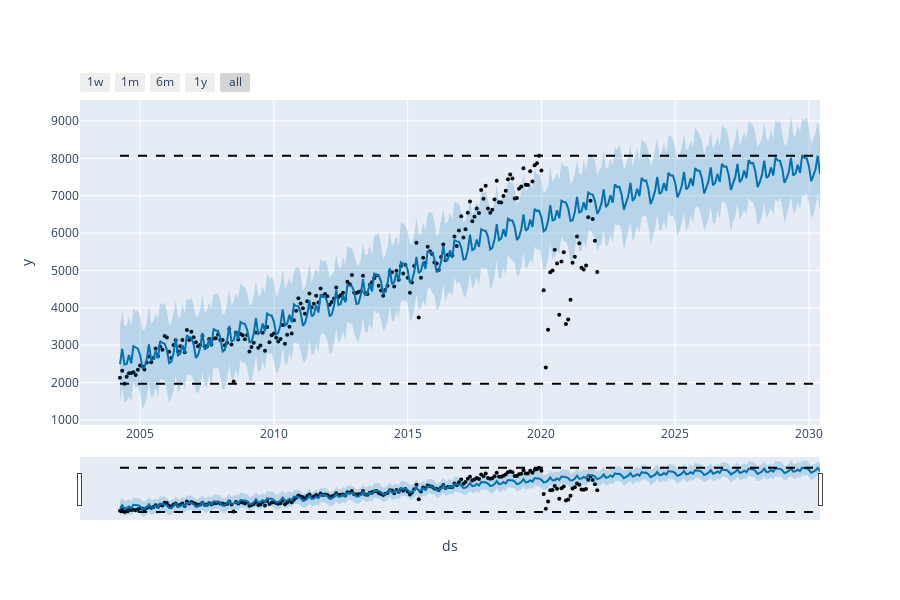
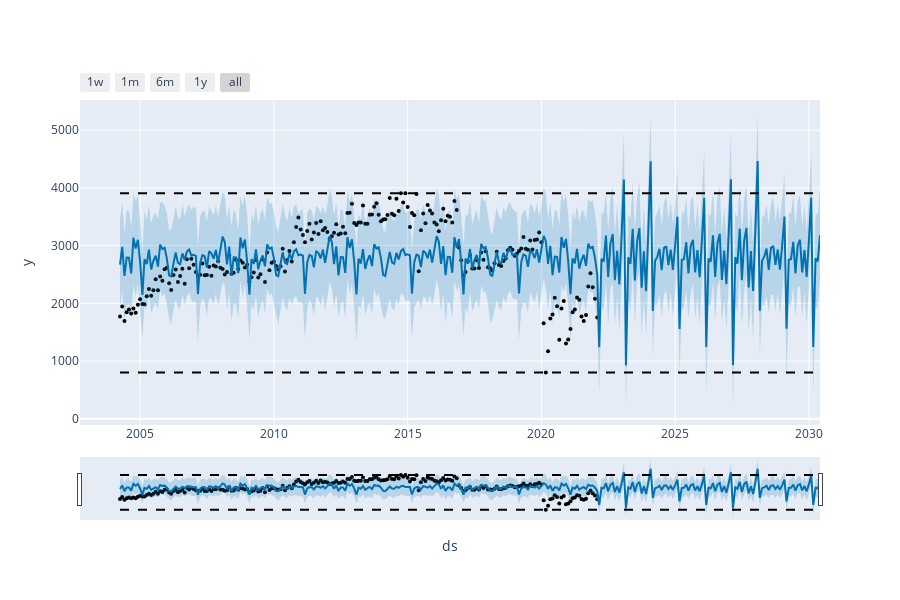
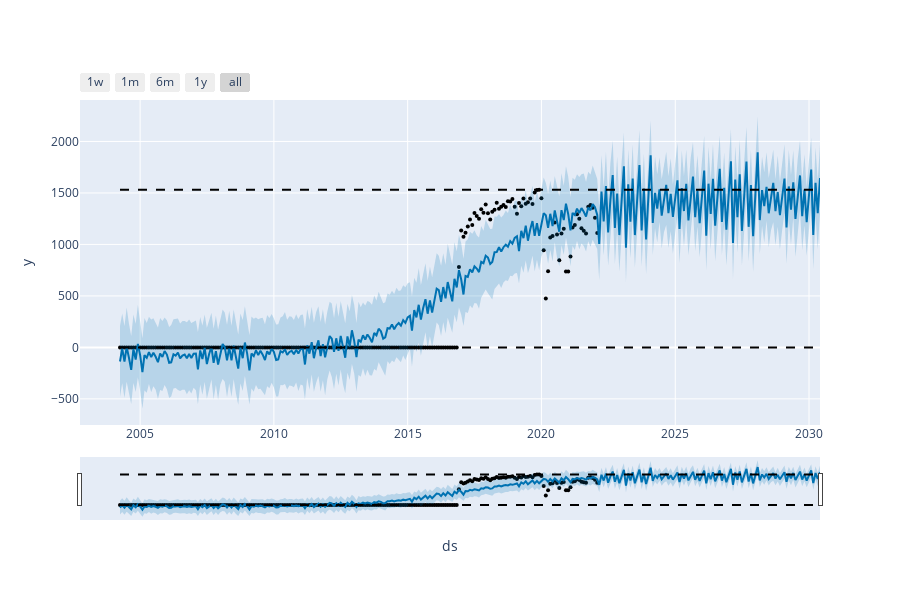
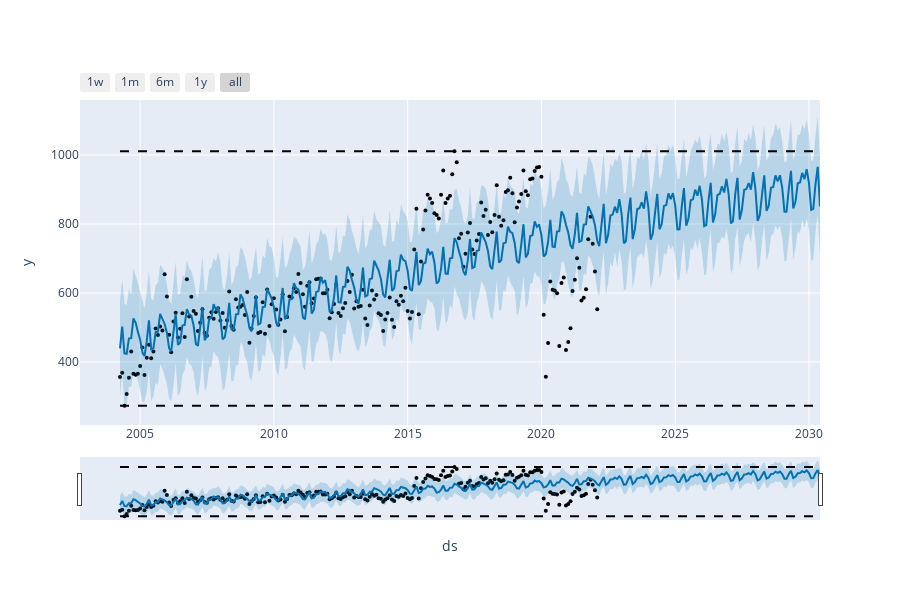

Notebook cell for these charts, in order:
### Code cell
for i in total_list:
    data = forecast1[['Time',i]]
    data.columns=['ds','y']
    cap = data['y'].max()
    flr = data['y'].min()
    data['cap'] = cap
    data['floor'] = flr
    model = Prophet(growth='logistic')
    model.fit(data)
    future_data = model.make_future_dataframe(periods=100, freq = 'M')
    future_data['cap'] = cap
    future_data['floor'] = flr
    #forecast the data for future data
    print(i+' Forecast')
    forecast_data = model.predict(future_data)   
    fig = plot_plotly(model,forecast_data)
    fig.show()

### Figure 1 — Plotly figure (JSON) as saved in the notebook; plotly's stock layout.template omitted (floating-point values rounded to 4 significant figures; data arrays with more than 128 entries replaced by an {"elided": "..."} marker saying what was removed)
{"data": [{"marker": {"color": "black", "size": 4}, "mode": "markers", "name": "Actual", "type": "scatter", "x": {"elided": "215 str values"}, "y": {"elided": "215 int values"}}, {"hoverinfo": "skip", "line": {"width": 0}, "mode": "lines", "type": "scatter", "x": {"elided": "315 str values"}, "y": {"elided": "315 float values"}}, {"fill": "tonexty", "fillcolor": "rgba(0, 114, 178, 0.2)", "line": {"color": "#0072B2", "width": 2}, "mode": "lines", "name": "Predicted", "type": "scatter", "x": {"elided": "315 str values"}, "y": {"elided": "315 float values"}}, {"fill": "tonexty", "fillcolor": "rgba(0, 114, 178, 0.2)", "hoverinfo": "skip", "line": {"width": 0}, "mode": "lines", "type": "scatter", "x": {"elided": "315 str values"}, "y": {"elided": "315 float values"}}, {"line": {"color": "black", "dash": "dash", "width": 2}, "mode": "lines", "name": "Cap", "type": "scatter", "x": {"elided": "315 str values"}, "y": {"elided": "315 int values"}}, {"line": {"color": "black", "dash": "dash", "width": 2}, "mode": "lines", "name": "Floor", "type": "scatter", "x": {"elided": "315 str values"}, "y": {"elided": "315 int values"}}], "layout": {"height": 600, "showlegend": false, "width": 900, "xaxis": {"rangeselector": {"buttons": [{"count": 7, "label": "1w", "step": "day", "stepmode": "backward"}, {"count": 1, "label": "1m", "step": "month", "stepmode": "backward"}, {"count": 6, "label": "6m", "step": "month", "stepmode": "backward"}, {"count": 1, "label": "1y", "step": "year", "stepmode": "backward"}, {"step": "all"}]}, "rangeslider": {"visible": true}, "title": {"text": "ds"}, "type": "date"}, "yaxis": {"title": {"text": "y"}}}}

### Figure 2 — Plotly figure (JSON) as saved in the notebook; plotly's stock layout.template omitted (floating-point values rounded to 4 significant figures; data arrays with more than 128 entries replaced by an {"elided": "..."} marker saying what was removed)
{"data": [{"marker": {"color": "black", "size": 4}, "mode": "markers", "name": "Actual", "type": "scatter", "x": {"elided": "215 str values"}, "y": {"elided": "215 int values"}}, {"hoverinfo": "skip", "line": {"width": 0}, "mode": "lines", "type": "scatter", "x": {"elided": "315 str values"}, "y": {"elided": "315 float values"}}, {"fill": "tonexty", "fillcolor": "rgba(0, 114, 178, 0.2)", "line": {"color": "#0072B2", "width": 2}, "mode": "lines", "name": "Predicted", "type": "scatter", "x": {"elided": "315 str values"}, "y": {"elided": "315 float values"}}, {"fill": "tonexty", "fillcolor": "rgba(0, 114, 178, 0.2)", "hoverinfo": "skip", "line": {"width": 0}, "mode": "lines", "type": "scatter", "x": {"elided": "315 str values"}, "y": {"elided": "315 float values"}}, {"line": {"color": "black", "dash": "dash", "width": 2}, "mode": "lines", "name": "Cap", "type": "scatter", "x": {"elided": "315 str values"}, "y": {"elided": "315 int values"}}, {"line": {"color": "black", "dash": "dash", "width": 2}, "mode": "lines", "name": "Floor", "type": "scatter", "x": {"elided": "315 str values"}, "y": {"elided": "315 int values"}}], "layout": {"height": 600, "showlegend": false, "width": 900, "xaxis": {"rangeselector": {"buttons": [{"count": 7, "label": "1w", "step": "day", "stepmode": "backward"}, {"count": 1, "label": "1m", "step": "month", "stepmode": "backward"}, {"count": 6, "label": "6m", "step": "month", "stepmode": "backward"}, {"count": 1, "label": "1y", "step": "year", "stepmode": "backward"}, {"step": "all"}]}, "rangeslider": {"visible": true}, "title": {"text": "ds"}, "type": "date"}, "yaxis": {"title": {"text": "y"}}}}

### Figure 3 — Plotly figure (JSON) as saved in the notebook; plotly's stock layout.template omitted (floating-point values rounded to 4 significant figures; data arrays with more than 128 entries replaced by an {"elided": "..."} marker saying what was removed)
{"data": [{"marker": {"color": "black", "size": 4}, "mode": "markers", "name": "Actual", "type": "scatter", "x": {"elided": "215 str values"}, "y": {"elided": "215 int values"}}, {"hoverinfo": "skip", "line": {"width": 0}, "mode": "lines", "type": "scatter", "x": {"elided": "315 str values"}, "y": {"elided": "315 float values"}}, {"fill": "tonexty", "fillcolor": "rgba(0, 114, 178, 0.2)", "line": {"color": "#0072B2", "width": 2}, "mode": "lines", "name": "Predicted", "type": "scatter", "x": {"elided": "315 str values"}, "y": {"elided": "315 float values"}}, {"fill": "tonexty", "fillcolor": "rgba(0, 114, 178, 0.2)", "hoverinfo": "skip", "line": {"width": 0}, "mode": "lines", "type": "scatter", "x": {"elided": "315 str values"}, "y": {"elided": "315 float values"}}, {"line": {"color": "black", "dash": "dash", "width": 2}, "mode": "lines", "name": "Cap", "type": "scatter", "x": {"elided": "315 str values"}, "y": {"elided": "315 int values"}}, {"line": {"color": "black", "dash": "dash", "width": 2}, "mode": "lines", "name": "Floor", "type": "scatter", "x": {"elided": "315 str values"}, "y": {"elided": "315 int values"}}], "layout": {"height": 600, "showlegend": false, "width": 900, "xaxis": {"rangeselector": {"buttons": [{"count": 7, "label": "1w", "step": "day", "stepmode": "backward"}, {"count": 1, "label": "1m", "step": "month", "stepmode": "backward"}, {"count": 6, "label": "6m", "step": "month", "stepmode": "backward"}, {"count": 1, "label": "1y", "step": "year", "stepmode": "backward"}, {"step": "all"}]}, "rangeslider": {"visible": true}, "title": {"text": "ds"}, "type": "date"}, "yaxis": {"title": {"text": "y"}}}}

### Figure 4 — Plotly figure (JSON) as saved in the notebook; plotly's stock layout.template omitted (floating-point values rounded to 4 significant figures; data arrays with more than 128 entries replaced by an {"elided": "..."} marker saying what was removed)
{"data": [{"marker": {"color": "black", "size": 4}, "mode": "markers", "name": "Actual", "type": "scatter", "x": {"elided": "215 str values"}, "y": {"elided": "215 int values"}}, {"hoverinfo": "skip", "line": {"width": 0}, "mode": "lines", "type": "scatter", "x": {"elided": "315 str values"}, "y": {"elided": "315 float values"}}, {"fill": "tonexty", "fillcolor": "rgba(0, 114, 178, 0.2)", "line": {"color": "#0072B2", "width": 2}, "mode": "lines", "name": "Predicted", "type": "scatter", "x": {"elided": "315 str values"}, "y": {"elided": "315 float values"}}, {"fill": "tonexty", "fillcolor": "rgba(0, 114, 178, 0.2)", "hoverinfo": "skip", "line": {"width": 0}, "mode": "lines", "type": "scatter", "x": {"elided": "315 str values"}, "y": {"elided": "315 float values"}}, {"line": {"color": "black", "dash": "dash", "width": 2}, "mode": "lines", "name": "Cap", "type": "scatter", "x": {"elided": "315 str values"}, "y": {"elided": "315 int values"}}, {"line": {"color": "black", "dash": "dash", "width": 2}, "mode": "lines", "name": "Floor", "type": "scatter", "x": {"elided": "315 str values"}, "y": {"elided": "315 int values"}}], "layout": {"height": 600, "showlegend": false, "width": 900, "xaxis": {"rangeselector": {"buttons": [{"count": 7, "label": "1w", "step": "day", "stepmode": "backward"}, {"count": 1, "label": "1m", "step": "month", "stepmode": "backward"}, {"count": 6, "label": "6m", "step": "month", "stepmode": "backward"}, {"count": 1, "label": "1y", "step": "year", "stepmode": "backward"}, {"step": "all"}]}, "rangeslider": {"visible": true}, "title": {"text": "ds"}, "type": "date"}, "yaxis": {"title": {"text": "y"}}}}
